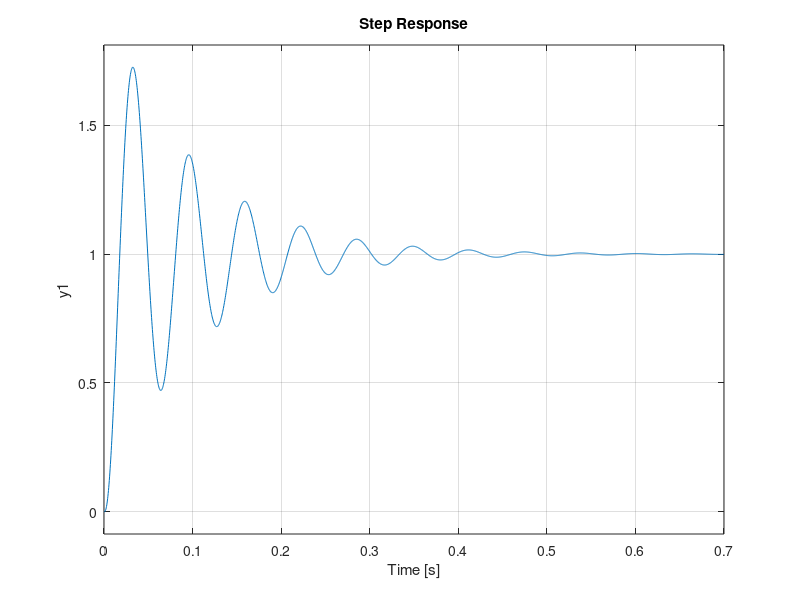
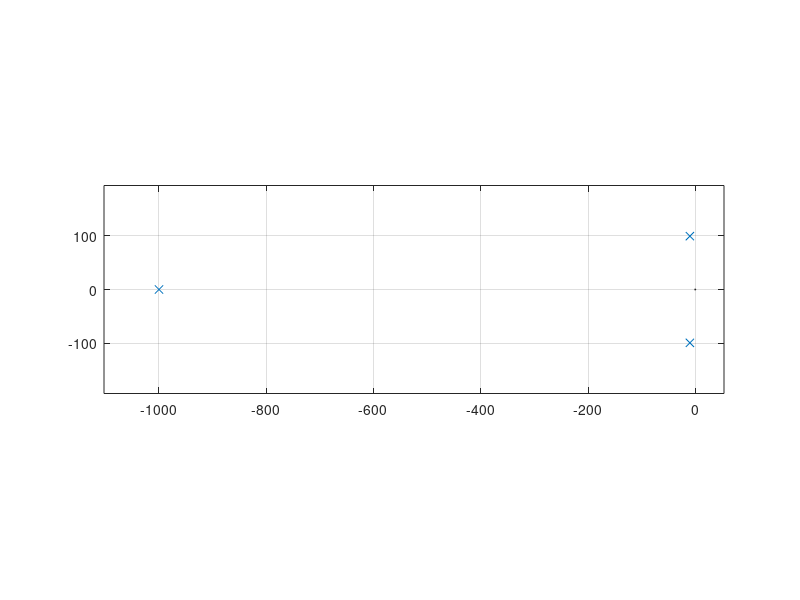

These figures' MATLAB source, in order: (Note: this script raises an error after producing the figures.)
R1=1*10^3;
R2=10*10^3;
R3=R2;
C1=1*10^(-6);
C2=0.1*10^(-6);
C3=10*10^(-6);

A=1/(R1*R2*R3*C1*C2*C3)
B=(1/(C1*R1))+((R3+R2)/(R2*R3*C3))
C=(1/(R2*R3*C2*C3))+((R3+R2)/(R1*R2*R3*C1*C3))

G=tf(A,[1,B,C,A])

damp(G)
figure(1)
step(G)

figure(2)
%pzmap(G)
%grid on 
zplane(zero(G),pole(G))

[b,a]=zp2tf(zero(G),pole(G),1)
fvtool(b,a,'Analysis','polezero')